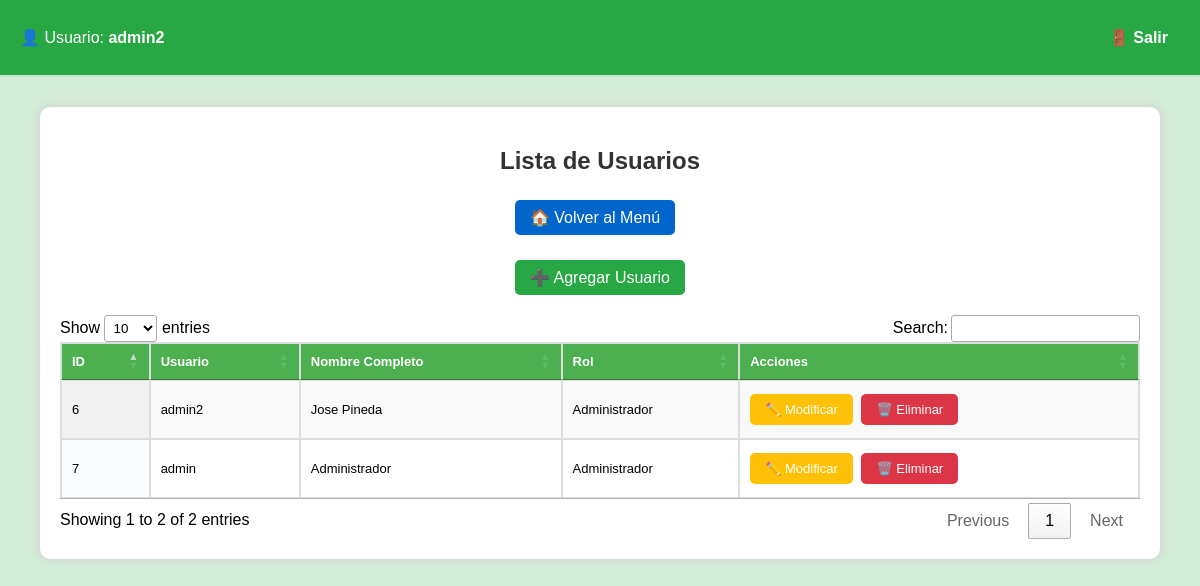
The page /usuarios/listar.php (signed in) on the database its author committed.
### tables this page shows
CREATE TABLE `usuarios` (
  `id_usuario` int(11) NOT NULL,
  `usuario` varchar(50) NOT NULL,
  `contrasena` varchar(255) NOT NULL,
  `nombre_completo` varchar(100) NOT NULL,
  `rol` enum('admin','usuario') DEFAULT 'usuario'
);

### usuarios/listar.php (the view, shortened to what this page needs)
<?php
include "../includes/header.php";
?>
<h2 style="text-align:center;">Lista de Usuarios</h2>
<div style="margin-bottom: 15px; text-align:center;">
    <a class="button" href="../menu.php" style="background-color:#0066cc; margin-right:10px;">🏠 Volver al Menú</a>
</div>
<div style="margin-bottom: 15px; text-align:center;">
    <a class="button" href="agregar.php" style="background-color:#28a745;">➕ Agregar Usuario</a>
</div>
<table id="tablaUsuarios" class="display nowrap" style="width:100%; font-size:13px;">
    <thead>
        <tr>
            <th>ID</th>
            <th>Usuario</th>
            <th>Nombre Completo</th>
            <th>Rol</th>
            <th>Acciones</th>
        </tr>
    </thead>
    <tbody>
        <?php
        $sql = "SELECT * FROM usuarios ORDER BY id_usuario ASC";
        $result = $conn->query($sql);
        if($result && $result->num_rows > 0):
            while($row = $result->fetch_assoc()):
        ?>
        <tr>
            <td><?= htmlspecialchars($row['id_usuario']); ?></td>
            <td><?= htmlspecialchars($row['usuario']); ?></td>
            <td><?= htmlspecialchars($row['nombre_completo']); ?></td>
            <td><?= $row['rol'] === 'admin' ? 'Administrador' : 'Usuario'; ?></td>
            <td>
                <a class="button" href="modificar.php?id=<?= $row['id_usuario']; ?>" style="background-color:#ffc107; margin-right:5px;">✏️ Modificar</a>
                <a class="button" href="eliminar.php?id=<?= $row['id_usuario']; ?>" style="background-color:#dc3545;" onclick="return confirm('¿Seguro que quieres eliminar este usuario?');">🗑️ Eliminar</a>
            </td>
        </tr>
        <?php
            endwhile;
        else:
        ?>
        <tr>
            <td colspan="5">No hay usuarios registrados.</td>
        </tr>
        <?php endif; ?>
    </tbody>
</table>
<?php include "../includes/footer.php"; ?>

### css/style.css (style rules this page uses)
body { font-family: Arial, sans-serif; background-color: #f0f2f5; margin: 0; padding: 0; }
h2 { color: #333; }
table { width: 100%; border-collapse: collapse; margin-top: 20px; }
table, th, td { border: 1px solid #ddd; }
th, td { padding: 10px; text-align: left; }
th { background-color: #4CAF50; color: white; }
a.button { display: inline-block; padding: 8px 15px; margin: 5px 0; background-color: #4CAF50; color: white; border-radius: 5px; text-decoration: none; }

### includes/header.php (style rules this page uses)
body { font-family: Arial, sans-serif; background-color: #d4edda; margin: 0; padding: 0; }

### rows shown on the page
usuarios: id_usuario "6", usuario "admin2", nombre_completo "Jose Pineda", rol "Administrador"
usuarios: id_usuario "7", usuario "admin", nombre_completo "Administrador", rol "Administrador"

### other values the page prints
$_SESSION['usuario'] "admin2"
